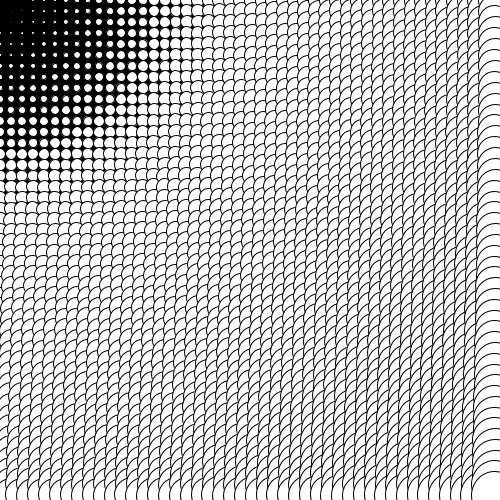
Frame 1 (no input)
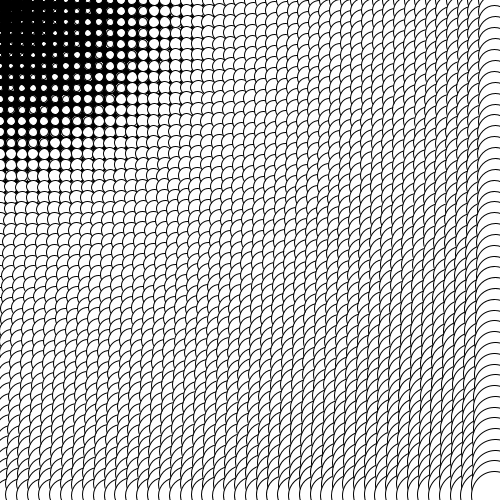
Frame 60 (the mouse pressed at the canvas centre just before this capture)
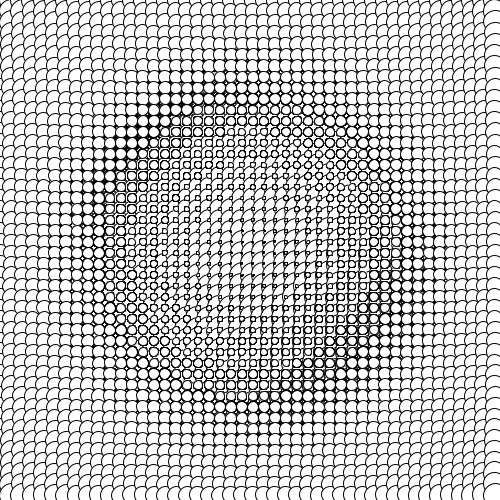
Frame 120 (the mouse held since frame 60 and released just before this capture)

The Processing sketch that drew these frames (run headless with seeded random() and noise(); from frame 60 on, the mouse is pressed at the canvas centre):

// Processing sketch: processing_136787
// ── processing_136787.pde

  void setup(){
  size (500, 500);
  background (0);
  smooth (5);
  noCursor ();
  }
  
void draw () {
 for (int a = 0; a < width; a = a + 11){
 for (int b = 0; b < height; b = b + 11){
  float d = dist(mouseX, mouseY, a, b);
      ellipse (a, b, d/15, -d/15);
 }
 }
 }
